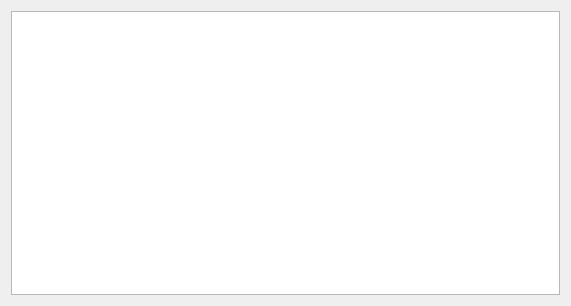
<?xml version="1.0" encoding="UTF-8"?>
<ui version="4.0">
 <class>MTFResultWidgetClass</class>
 <widget class="QWidget" name="MTFResultWidgetClass">
  <property name="geometry">
   <rect>
    <x>0</x>
    <y>0</y>
    <width>571</width>
    <height>306</height>
   </rect>
  </property>
  <property name="windowTitle">
   <string>MTFResultWidget</string>
  </property>
  <layout class="QGridLayout" name="gridLayout">
   <item row="0" column="0">
    <widget class="QTableWidget" name="mtftablewidget"/>
   </item>
  </layout>
 </widget>
 <layoutdefault spacing="6" margin="11"/>
 <resources/>
 <connections/>
</ui>
